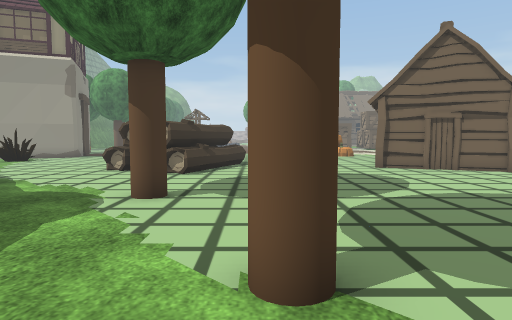
[1] (above)

17 first-person views from a walk through a scene from a Unity 3-D project. The camera is 1.2 m above the floor, tilts 4° down and sees 75° across. The floor is counted in squares, 1 m on a side. Each view is taken from the middle of a square. On the plan, view 1 faces up. The plan holds only what a view shows up to about 14 squares ahead; the rest is blank. The place goes on beyond the plan. Some trees and plants on the terrain are drawn as simple stand-ins. Some animated figures are not drawn. Some surface patterns are stand-ins.

[2]
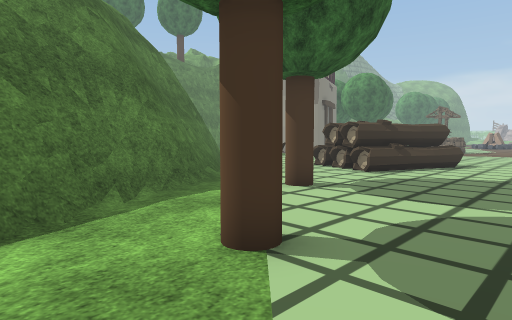

[3]
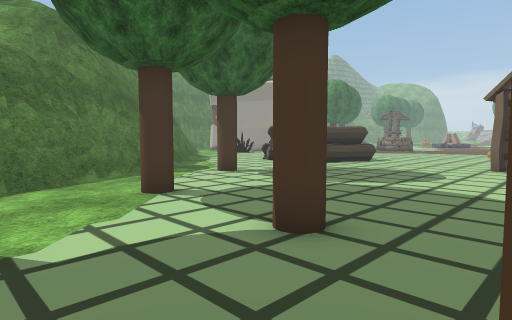

[4]
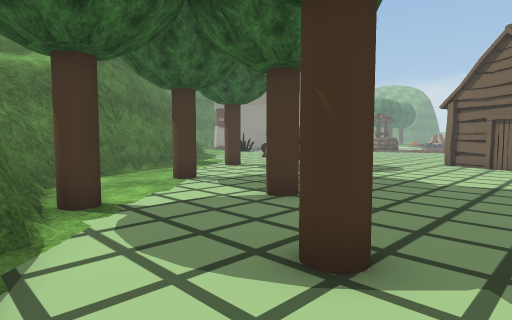

[5]
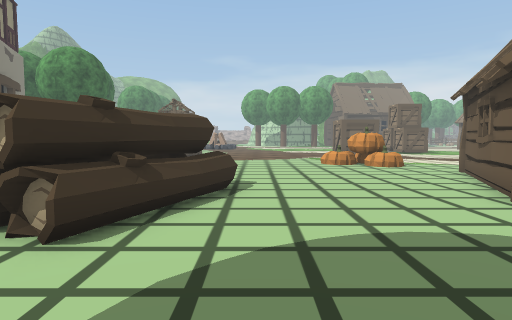

[6]
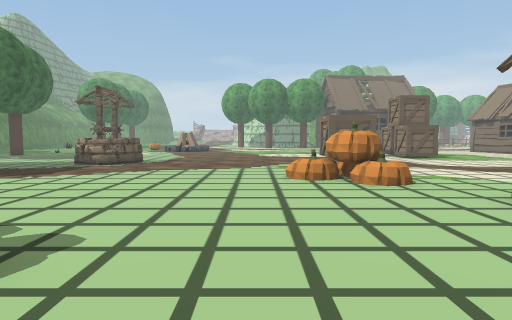

[7]
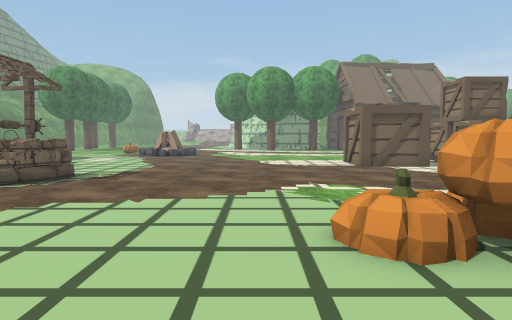

[8]
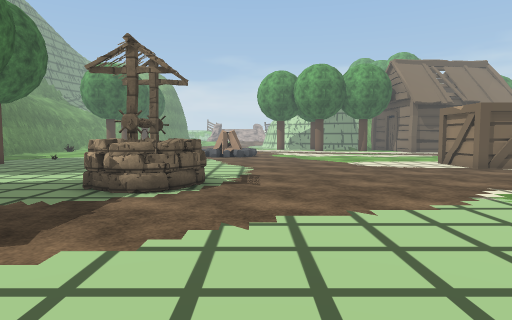

[9]
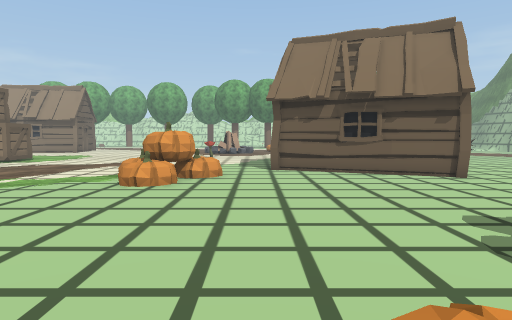

[10]
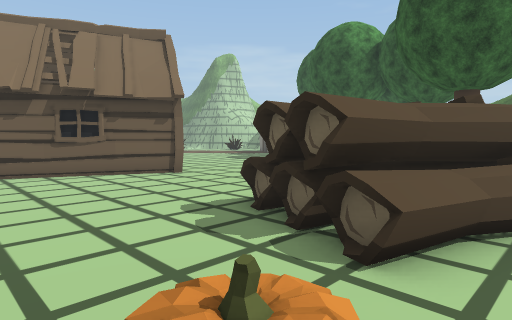

[11]
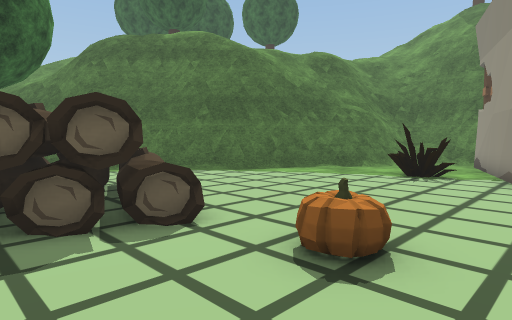

[12]
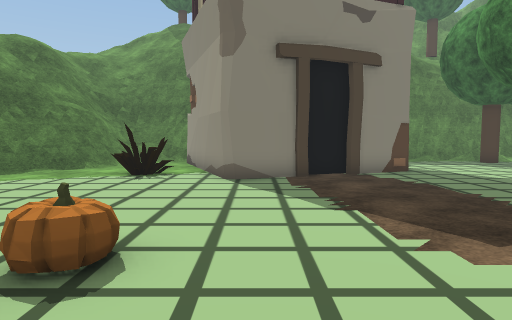

[13]
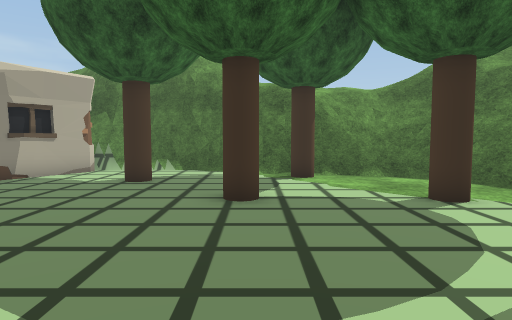

[14]
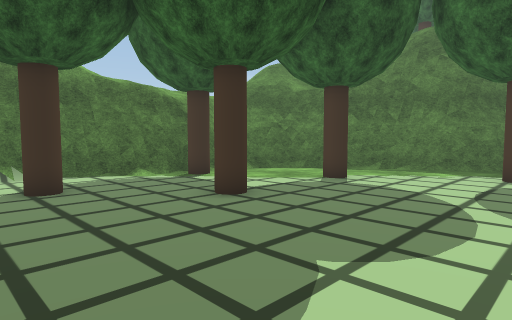

[15]
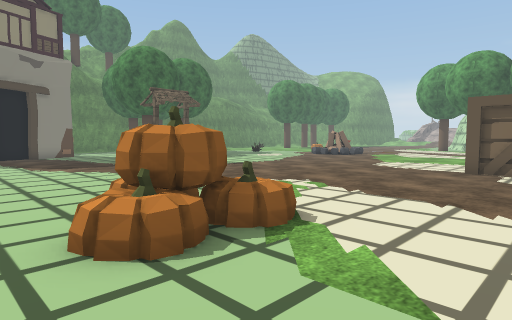

[16]
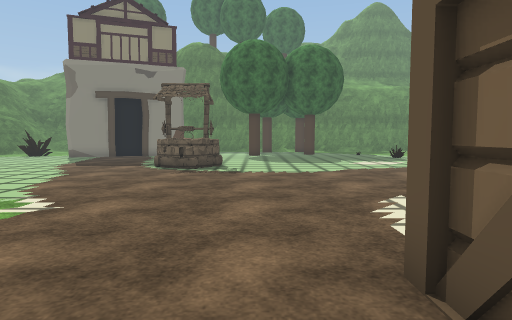

[17]
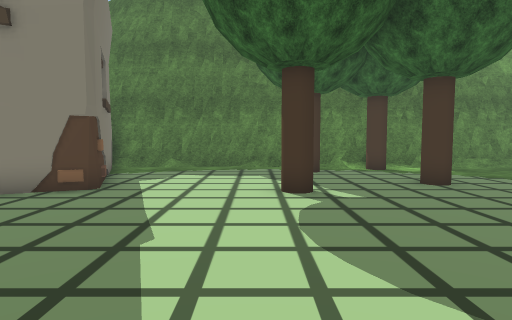

### Floor plan
Key: @ floor where view 1 was taken; # wall or solid block; . main floor; : floor 0.25 m higher than the main floor; + floor 3.5 m higher than the main floor; * floor 4.25 m higher than the main floor; / step, stairs or slope; = window, fence, low wall or low ledge; v drop or lower ground; H hut; T tree; P pumpkin; W well; C crate; O other object.
Columns run from 19 left of view 1 to 9 right of it. Each row starts with its distance up from view 1.
 33 ##T...T...     ..........C
 32 #=..........   ..........C
 31 # TT.........  ...........CCC
 30 #=....TT.....  ..............
 29 #............ ..............
 28 #............WWW............
 27 #............W##W...........
 26 #.............WW............
 25 #=...###.....................
 24 #=#### #.....................
 23 ###    #................O....
 22        #..............:PP....
 21        ##..............PPO...
 20         #...................
 19       ###....................
 18     ###........O..........HH
 17    ##.....................H
 16    ..  ........OO........H
 15      ..........OOOO......H
 14     =..........OOOO.....H
 13     ##=.......OOOOO.....HH
 12     ####......OOOO........HHH
 11     +v###=.....OOO..........H
 10     */  ##=.................
  9          ##=................
  8           ##=................
  7          vv##=...T..........
  6          vvv##=..T..........
  5          /vvv##..............
  4            vv ##.............
  3            /vv##...TT..TT....
  2            //vv##..T...T.....
  1            ////v#=...........
  0             ///vv#.@......T..
 -1             ////v##=.TT......
 -2                //v######.....
 -3                  ///TT####=..
 -4                  ///////#####
 -5                    //  //v

Where each view was taken, in squares from view 1:
view 1: 0 up, 0 right, facing up
view 2: 0 up, 3 right, facing up-left
view 3: 1 down, 7 right, facing up-left
view 4: 3 down, 9 right, facing up-left
view 5: 7 up, 0 right, facing up
view 6: 12 up, 2 right, facing up
view 7: 18 up, 2 right, facing up
view 8: 19 up, 2 left, facing up
view 9: 19 up, 5 left, facing right
view 10: 19 up, 5 left, facing down-right
view 11: 20 up, 1 left, facing down-left
view 12: 20 up, 1 left, facing left
view 13: 9 up, 4 right, facing down
view 14: 8 up, 9 right, facing down-left
view 15: 19 up, 9 right, facing up-left
view 16: 30 up, 9 right, facing left
view 17: 29 up, 5 left, facing left
